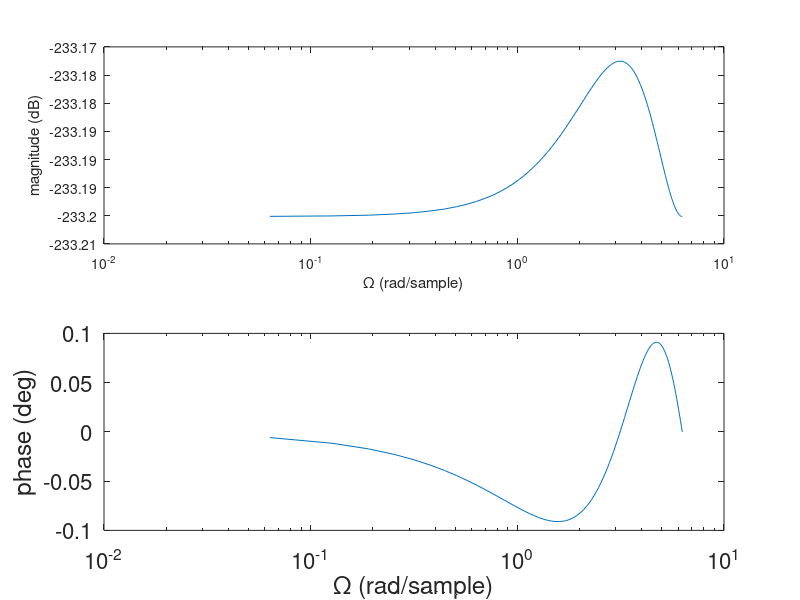
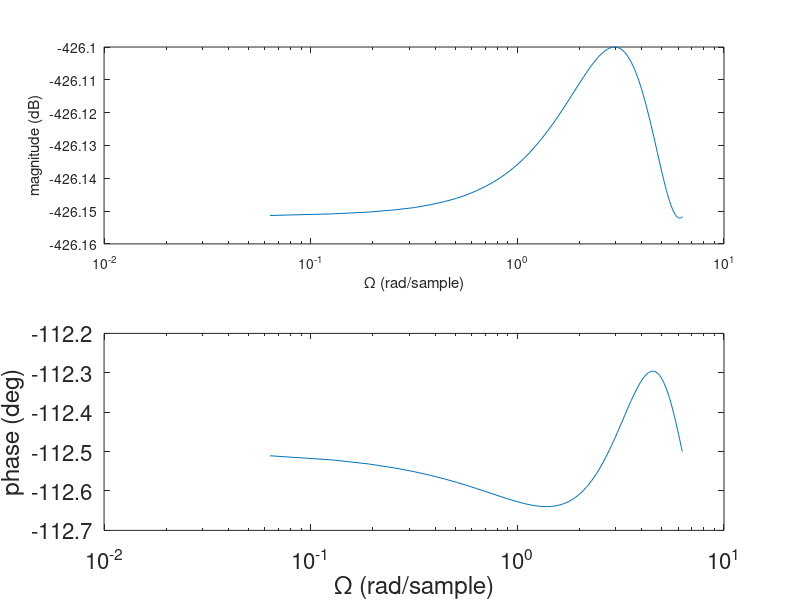

The MATLAB source for these figures, in order: (Note: this script raises an error after producing the figures.)
clc;
close all;
Omega = linspace(0, 2*pi);
s = exp(1i*Omega);

Wc = 261.625*2*pi;

A = Wc*exp(1i*(5*pi/8));
B = Wc*exp(1i*(7*pi/8));
C = Wc*exp(1i*(9*pi/8));
D = Wc*exp(1i*(11*pi/8));

A1 = 4;
A2 = 4;

N = A1*A2;
D1 = (s.^2-s*(A+B)+ A*B);
D2 = (s.^2-s*(C+D)+C*D);

D = D1.*D2;

%Continuous 
Hc = N./(D);

m=10.^-3;
T = 1000*m;
z = exp(1i*Omega/T);
s = (z-1)./T;

%Discrete 
Hd = T.^2*N./(((z-1).^2-(A+B).*(z-1).*T+A.*B).*((z-1).^2-(C+D).*(z-1).*T+C.*D));

figure(1)
subplot(211)
semilogx(Omega,20*log10(abs(Hc)))
xlabel('\Omega (rad/sample)')
ylabel('magnitude (dB)')
subplot(212)
semilogx(Omega,angle(Hc)*180/pi)
xlabel('\Omega (rad/sample)')
ylabel('phase (deg)')
set(gca,'fontsize',16)

figure(2)
subplot(211)
semilogx(Omega,20*log10(abs(Hd)))
xlabel('\Omega (rad/sample)')
ylabel('magnitude (dB)')
subplot(212)
semilogx(Omega,angle(Hd)*180/pi)
xlabel('\Omega (rad/sample)')
ylabel('phase (deg)')
set(gca,'fontsize',16)

figure(3)
sys=tf([16],[1, -((C+D)+(A+B)),((C*D)+(A+B)*(C+D)+(A*B)), -((A+B)*(C*D)+(A*B)*(C+D)), ((A*B)*(C*D))],0.1)
bode(sys)
set(gca,'fontsize',16)
